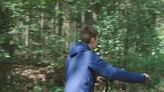
#> input picture src/intern/cpu/cpuoptflow/tests/data/sframe07.jpg, 164 x 92 px, found by its file name
$ python main.py
#> lines starting #> are read from the running program, lines starting #| are printed output that depends on the picture
#> in loadImage, np_img is the input picture: shape (92, 164, 3); mean R, G, B 79.7, 94.8, 78.1
### prototypes/KLT Tracker with Weights/Utilities/images.py
import numpy as np
import scipy
from matplotlib.pyplot import imread
import matplotlib.pyplot as plt
import logging
from Utilities.loggingHelper import *

def _translateDirection1(np_img):
    np_temp=np.swapaxes(np_img,0,1)
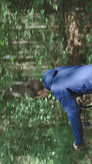
#> np_temp: shape (164, 92, 3); mean R, G, B 79.7, 94.8, 78.1
    np_result=np.flip(np_temp,axis=1)
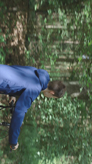
#> np_result: shape (164, 92, 3); mean R, G, B 79.7, 94.8, 78.1
    return np_result

# [5 lines left out: function _translateDirection2, not called in this run]


def loadImage(path):
    """
    importiert ein Bild
    BSP. Koordinatenraum des Bildes:
    1|2
    3|4

    3 hat die Koordinate x:0,y:0
    4 hat die Koordinate x:1,y:0
    1 hat die Koordinate x:0,y:1
    2 hat die Koordinate x:1,y:1
    Sei img das zurückgegebene Bild
    Abfrage: img[x][y]
    """

    np_img = imread(path)

    #Koorigieren des Koordinatenraums
    np_result = _translateDirection1(np_img)

    if(np_result.shape[2]>3):
        np_result = np_result[:,:,0:3]
    return np_result

# [13 lines left out: functions convertImageToGrayScale, showImage, not called in this run]

def saveCSV(np_img,name):
    path=name+".cvs"
    np.savetxt(path,np_img)

def loadCSV(path):
    return np.loadtxt(path)

# [53 lines left out: functions shapeCXYToXYC, showGradient, showToPointsOnTowImgs, not called in this run]

# [11 lines that do not run on import are left out]

### prototypes/KLT Tracker with Weights/setupTracking.py
import numpy as np
import scipy
from matplotlib.pyplot import imread
import matplotlib.pyplot as plt
import logging
from Utilities.images import loadImage
from InterpolateImg import interpolate2dArray
from ImageDerivatives import grayScaleGradient

"""
    I,T sind numpy arrays der Form (color Dimension) des Typen interpolte2d
    gradT ist ein numpy array der Form (color Dimension) des Typen interpolte2d
    N_0L und N_0U sollen einen Viereck aufspannen. Wobei N_0L der untere (lower) Punkt ist,
    und N_0U der Obere (upper)
    epislon Wert ab dem die Schrittweite klein genug ist um abgebrochen zu werden
    maxIteration ist die maximale Anzahl der Iteration die der Algorithmus machen darf

    die Interpolate2d Klasse sollte so Funktionieren,
    dass f([1,2,3,4],[1,2,3]) die pixel an den Punken:
    [
    [[1,1],[1,2],[1,3]]
    [[2,1],[2,2],[2,3]]
    [[3,1],[3,2],[3,3]]
    [[4,1],[4,2],[4,3]]
    ]
    zurück gibt

    """


def setupImageForTracking(templateImgPath, targetImgPath ):
    """
    templateImgPath und targetImgPath sind Strings

    Zur Rückgabe:

    I,T sind numpy arrays der Form (color Dimension) des Typen interpolte2d
    die Interpolate2d Klasse gibt f([1,2,3,4],[1,2,3]) die pixel an den Punken:
    [
    [[1,1],[1,2],[1,3]]
    [[2,1],[2,2],[2,3]]
    [[3,1],[3,2],[3,3]]
    [[4,1],[4,2],[4,3]]
    ]
    zurück gibt

    return: I,T,gradT
    """
    templImg = loadImage(templateImgPath)
    targImg = loadImage(targetImgPath)
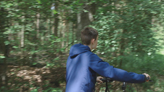
#> input picture src/intern/cpu/cpuoptflow/tests/data/sframe08.jpg, 164 x 92 px, found by its file name
#> in loadImage, np_img is the input picture: shape (92, 164, 3); mean R, G, B 80.3, 95.7, 78.3
#> in _translateDirection1 (call 2), `np_temp=np.swapaxes(np_img,0,1)`:
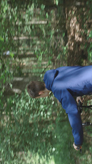
#> np_temp: shape (164, 92, 3); mean R, G, B 80.3, 95.7, 78.3
#> in _translateDirection1 (call 2), `np_result=np.flip(np_temp,axis=1)`:
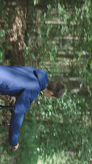
#> np_result: shape (164, 92, 3); mean R, G, B 80.3, 95.7, 78.3
    colorDim = templImg.shape[2]
#> colorDim = 3

    I = np.empty(shape=(colorDim),dtype="O")
    T = np.empty(shape=(colorDim),dtype="O")
    gradI = np.empty(shape=(colorDim,2),dtype="O")

    for c in range(colorDim):
        I[c] = interpolate2dArray(targImg[:,:,c])
        T[c] = interpolate2dArray(templImg[:,:,c])
        gradX1 = grayScaleGradient(targImg[:,:,c],"X")
        gradX2 = grayScaleGradient(targImg[:,:,c],"Y")
        gradI[c][0]=interpolate2dArray(gradX1)
        gradI[c][1]=interpolate2dArray(gradX2)
    return (I,T,gradI)


# [4 lines left out: function setupTrackingRegion, not called in this run]

### prototypes/KLT Tracker with Weights/InterpolateImg.py
import numpy as np
import scipy
from scipy import interpolate
from matplotlib.pyplot import imread
import matplotlib.pyplot as plt
import logging


class Interpolator:
    x_min=0
    x_max=0
    y_min=0
    y_max=0
    # [6 lines left out: function __init__, not called in this run]
    def __call__(self,x,y):
        return self.inter2dObj(y,x)

def interpolate2dArray(np_array):
    """
    np_array ist ein 2D numpy Array
    return Interpolator Obj des Arrays
    """
    #Sicherheit
    if(type(np_array)!=np.ndarray):
        raise Exception("np_array muss ein numpy Array sein")
    if(len(np_array.shape)!=2):
        raise Exception("np_array muss ein 2D numpy Array sein")

    x = np.arange(np_array.shape[0])
    y = np.arange(np_array.shape[1])


#> (the run stopped early here; a loop or call above may not have finished)
